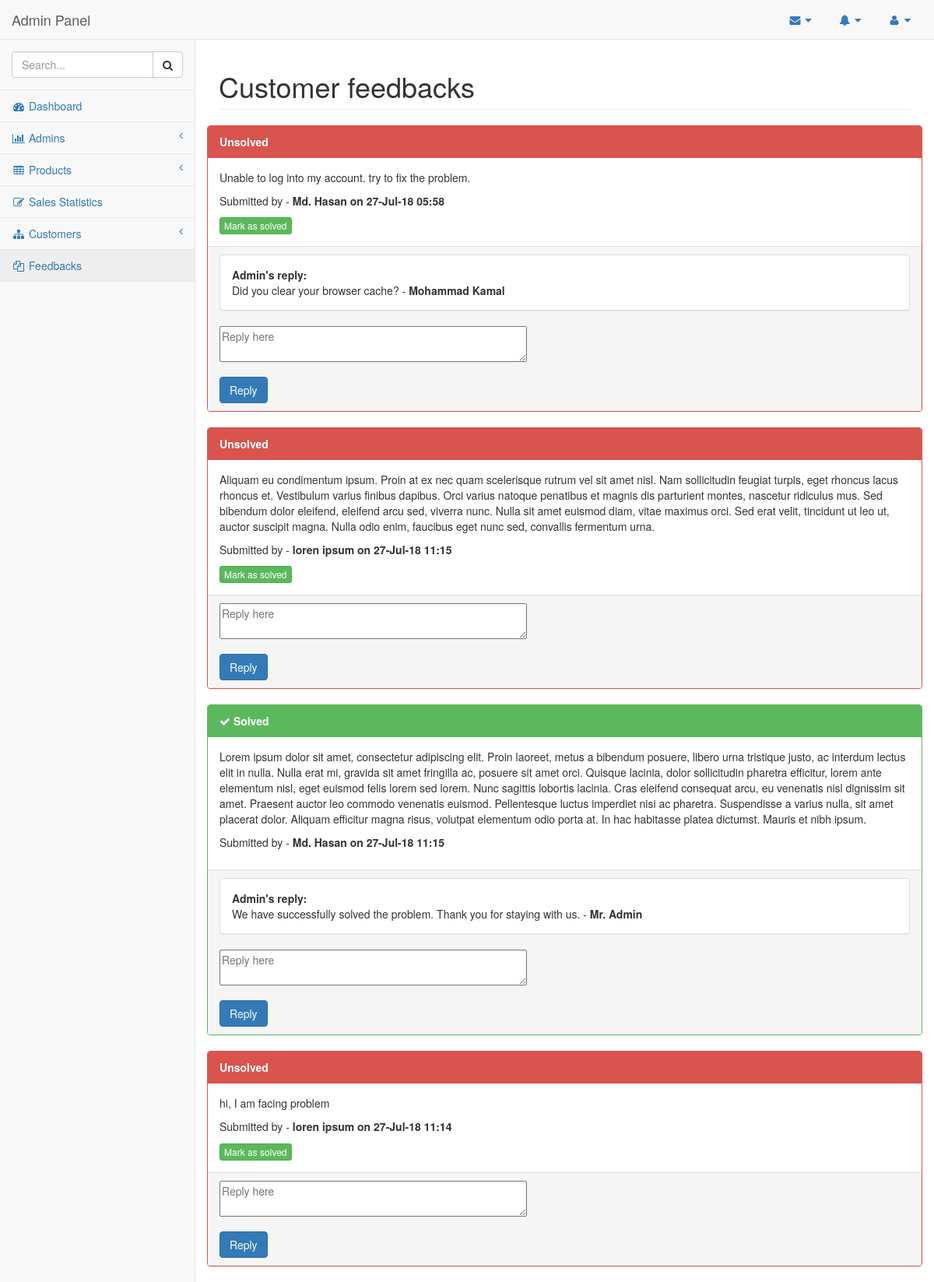
The page /dashboard/feedback.php on the database its author committed.
### tables this page shows
CREATE TABLE `feedback` (
  `fb_id` int(11) NOT NULL,
  `customer_id` int(11) NOT NULL,
  `body` text NOT NULL,
  `date` int(11) DEFAULT NULL,
  `reply` text,
  `replied_by` int(11) DEFAULT NULL,
  `is_solved` tinyint(1) DEFAULT '0'
);

CREATE TABLE `customer` (
  `customer_id` int(11) NOT NULL,
  `first_name` varchar(25) DEFAULT NULL,
  `last_name` varchar(25) NOT NULL,
  `password` varchar(32) NOT NULL,
  `delivery_address` varchar(50) NOT NULL,
  `phone` varchar(15) NOT NULL,
  `join_date` int(11) DEFAULT NULL,
  `email` varchar(50) NOT NULL,
  `is_blocked` tinyint(1) DEFAULT NULL
);

### includes/database.php (called while the page is built, shortened)
<?php
  function query($query) {
    global $connect;
    $result = mysqli_query($connect,$query) or die(mysqli_error($connect));
    return $result;
  }
?>

### dashboard/feedback.php (the view, shortened to what this page needs)
<!DOCTYPE html>
<html lang="en">
<head>
<?php require_once("../includes/database.php"); ?>
    <link href="../vendor/bootstrap/css/bootstrap.min.css" rel="stylesheet">
    <link href="../vendor/metisMenu/metisMenu.min.css" rel="stylesheet">
    <link href="../dist/css/sb-admin-2.css" rel="stylesheet">
    <link href="../vendor/font-awesome/css/font-awesome.min.css" rel="stylesheet" type="text/css">
</head>
<body>
    <div id="wrapper">
<?php
    require_once("../includes/navbar.php");
?>
        <div id="page-wrapper">
            <div class="row">
                <div class="col-lg-12">
                    <h1 class="page-header">Customer feedbacks</h1>
                </div>
            </div>
<?php
    $q = "select * from feedback order by date desc";
    $res = query($q);
    while ($row = mysqli_fetch_array($res)) {
?>
            <div class="row">
        <?php
            if ($row['is_solved'] != 1) { ?>
                    <div class="panel panel-red">
                        <div class="panel-heading">
                            <strong>Unsolved</strong>
                        </div>
    <?php    } else { ?>
                    <div class="panel panel-green">
                        <div class="panel-heading">
                            <i class="fa fa-check"></i>
                            <strong>Solved</strong>
                        </div>
    <?php    }
        ?>
                        <div class="panel-body">
                            <p><?php echo $row['body']; ?></p>
    <?php
        $q1 = "select first_name, last_name from customer where customer_id = " .$row["customer_id"];
        $res1 = query($q1);
        $output = mysqli_fetch_array($res1);
    ?>
                            <p>Submitted by - <strong><?php echo $output[0]." ".$output[1]." on ".date("d-M-y h:i",$row['date']); ?></strong></p>
    <?php
        if ($row['is_solved'] != 1) { ?>
            <a href="#" class="btn btn-success btn-xs">Mark as solved</a>
    <?php
        }
    ?>
                        </div>
                        <div class="panel-footer">
                        <?php
                            if($row['reply'] != NULL) {
                        ?>
                            <div class="panel panel-default">
                                <div class="panel-body">
                                    <?php
                                        echo "<strong>Admin's reply:</strong><br>".$row['reply'];
                                        $q2 = "select name from admin where admin_id = ". $row['replied_by'];
                                        $res2 = query($q2);
                                        $row2 = mysqli_fetch_array($res2);
                                        echo " - <strong> $row2[0] </strong>";
                                    ?>
                                </div>
                            </div>
                        <?php } ?>
                            <form role="form" action="/dashboard/feedback.php" method="post">
                                <div class="form-group">
                                    <textarea name="reply" placeholder="Reply here" cols="50"></textarea>
                                </div>
                                <button type="submit" name="submit" class="btn btn-primary">Reply</button>
                            </form>
                        </div>
                    </div>
            </div>
<?php } ?>
        </div>
    </div>
</body>
</html>

### rows shown on the page
feedback: shows "Unsolved", body "Unable to log into my account. try to fix the problem.", customer.first_name "Md.", customer.last_name "Hasan", date "27-Jul-18 05:58", shows "Mark as solved", reply "Did you clear your browser cache?", admin.name "Mohammad Kamal"
feedback: shows "Unsolved", body "Aliquam eu condimentum ipsum. Proin at ex nec quam scelerisque rutrum vel sit amet nisl. Nam sollicitudin feugiat turpis, eget rhoncus lacus rhoncus et. Vestibulum varius finibus dapibus. Orci varius natoque penatibus et magnis dis parturient montes, nascetur ridiculus mus. Sed bibendum dolor eleifend, eleifend arcu sed, viverra nunc. Nulla sit amet euismod diam, vitae maximus orci. Sed erat velit, tincidunt ut leo ut, auctor suscipit magna. Nulla odio enim, faucibus eget nunc sed, convallis fermentum urna.", customer.first_name "loren", customer.last_name "ipsum", date "27-Jul-18 11:15", shows "Mark as solved"
feedback: is_solved 1 (drawn), body "Lorem ipsum dolor sit amet, consectetur adipiscing elit. Proin laoreet, metus a bibendum posuere, libero urna tristique justo, ac interdum lectus elit in nulla. Nulla erat mi, gravida sit amet fringilla ac, posuere sit amet orci. Quisque lacinia, dolor sollicitudin pharetra efficitur, lorem ante elementum nisl, eget euismod felis lorem sed lorem. Nunc sagittis lobortis lacinia. Cras eleifend consequat arcu, eu venenatis nisl dignissim sit amet. Praesent auctor leo commodo venenatis euismod. Pellentesque luctus imperdiet nisi ac pharetra. Suspendisse a varius nulla, sit amet placerat dolor. Aliquam efficitur magna risus, volutpat elementum odio porta at. In hac habitasse platea dictumst.…", customer.first_name "Md.", customer.last_name "Hasan", date "27-Jul-18 11:15", reply "We have successfully solved the problem. Thank you for staying with us.", admin.name "Mr. Admin"
feedback: shows "Unsolved", body "hi, I am facing problem", customer.first_name "loren", customer.last_name "ipsum", date "27-Jul-18 11:14", shows "Mark as solved"
